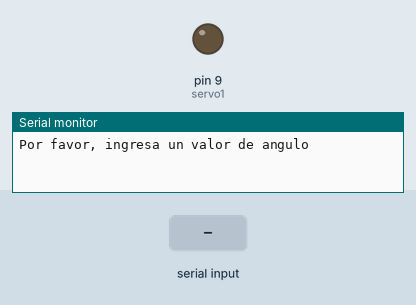
Simulated run of this sketch. Board: Arduino Uno, built with avr-gcc and run on an emulated ATmega328P. Parts: output pins drawn as LEDs (lit = HIGH), the last lines printed to the serial monitor. Inputs (shaded band) come from the test bench.

Above: at 1.2 s.
1.3 s: "90,45\n" received over Serial
At 2.06 s:
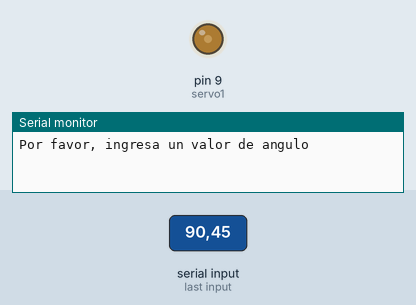
At 3.6 s:
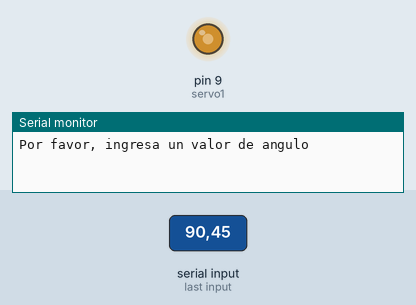
4.3 s: "200\n" received over Serial
7.3 s: "30,150\n" received over Serial
10.3 s: "90\n" received over Serial
At 10.8 s:
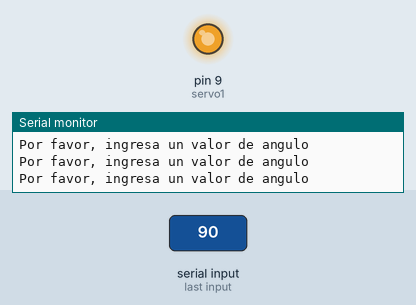
13.3 s: "0\n" received over Serial
Timing chart, 0 to 15.8 s (numbered marks = the images above; inputs shaded):
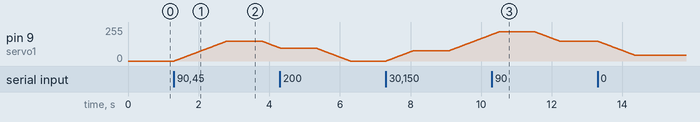

The sketch:

servoTest.ino
```cpp
int servo1 = 9;
int userValue = 0;
int prevValue = 0;

void setup() {
  pinMode(servo1, OUTPUT);
  Serial.begin(9600); // Iniciar comunicación serial a 9600 baudios
}

void loop() {
  // Preguntar al usuario por un valor entero
  Serial.println("Por favor, ingresa un valor de angulo");
  while (Serial.available() == 0) {
    // Esperar hasta que el usuario ingrese un valor
  }

  // Leer el valor ingresado por el usuario
  userValue = Serial.parseInt();
  userValue = userValue * (255-42)/180 + 42;

  // Asegurarse de que el valor esté en el rango válido (0-255)
  userValue = constrain(userValue, 0, 255);

  // Establecer el valor del servo solo si es diferente al valor anterior
  if (userValue != prevValue) {
    if (prevValue < userValue) {
      for (int i = prevValue; i <= userValue; i++) {
        analogWrite(servo1, i);
        delay(10); // Agregar un pequeño retraso para que el servo tenga tiempo de moverse
      }
    } else if (prevValue > userValue) {
      for (int i = prevValue; i >= userValue; i--) {
        analogWrite(servo1, i);
        delay(10); // Agregar un pequeño retraso para que el servo tenga tiempo de moverse
      }
    }
    prevValue = userValue; // Actualizar el valor previo
  }

  // Esperar un breve período de tiempo antes de repetir el ciclo
  delay(1000); // Puedes ajustar este valor según sea necesario
}

//143 es 90 grados
//255 es 180 grados
//no se mueve hasta los 42
```

Measured:
- after the input at 1.3 s, pin 9 (servo1): rises from 0/255 to 148/255 in 1.5 s, then falls to 98/255 in 1.5 s
